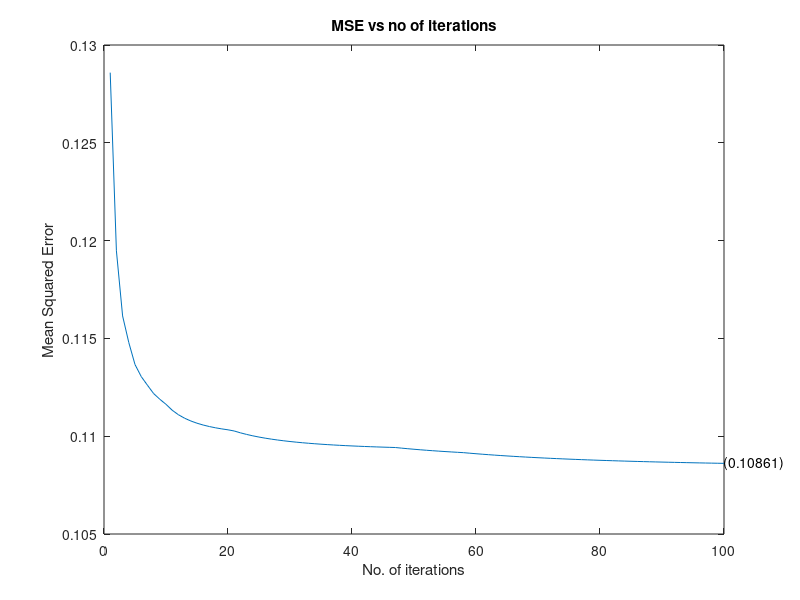

This figure's MATLAB source:
clear all;
close all;
iterations = 100;
X = randn(1,100);
min = min(X);
max = max(X);
levels = 4;
interval=zeros(1,levels+1);
for i=1:levels+1
    interval(i)=min+(i-1)*(max-min)/levels;
end
number=zeros(1,levels);
summation=zeros(1,levels);
for i=1:iterations
    for k=1:levels
        for j=1:length(X)
            if(X(j)<interval(k+1) && X(j)>=interval(k))
                number(k)=number(k)+1;
                summation(k)=summation(k)+X(j);
            end
        end
        if number(k)==0
        summation(k)=(interval(k)+interval(k+1))/2;
        number(k)=1;
        end
        mean(k)=summation(k)/number(k);
        if k~=1
            interval(k)=(mean(k-1)+mean(k))/2;
        end
    end
    for j=1:levels
        for t=1:length(X)
            if(X(t)<interval(j+1) && X(t)>=interval(j))
                quant_X(t)=mean(j);
            end
        end
    end
    MSE(i)=sum((X-quant_X).^2)/length(X);
end
disp('Transition Levels: ')
disp(interval)
disp('Representation Levels: ')
disp(mean)

figure, plot(MSE)
xlabel('No. of iterations');
ylabel('Mean Squared Error');
title('MSE vs no of iterations');
text(iterations,MSE(iterations),['(' num2str(MSE(iterations)) ')']);
hold on